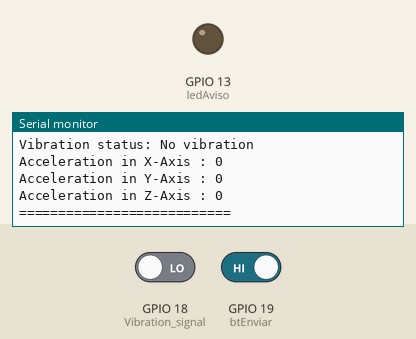
This sketch was run on a simulated ESP8266 (NodeMCU). On the bench: output pins drawn as LEDs (lit = HIGH), the last lines printed to the serial monitor. Wiring (inferred from the names in the program): MMA8452 accelerometer at I2C address 0x1C. The inputs (shaded band) are chosen by the test bench; at power-on: GPIO 18 (Vibration_signal) LOW, GPIO 19 (btEnviar) HIGH. WiFi joins after 1.5 s; servers stay silent unless stated; uploads are accepted with an empty reply.

Above: at 3.1 s.
3.2 s: GPIO 18 (Vibration_signal) driven HIGH
At 5.3 s:
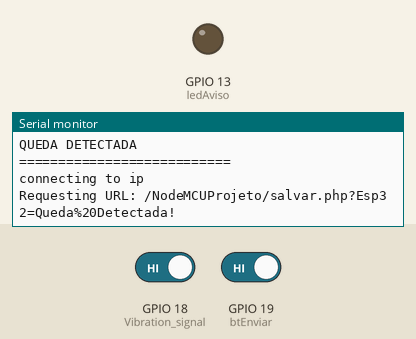
5.4 s: GPIO 18 (Vibration_signal) driven LOW and GPIO 19 (btEnviar) driven LOW
At 13.8 s:
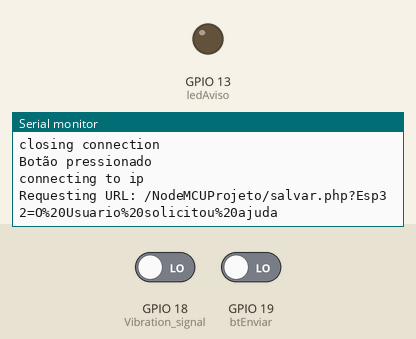

Measured:
- after the input at 3.2 s, the serial monitor: prints a new line after 0.24 s (image 1)
- after the input at 5.4 s, the serial monitor: prints a new line after 6.3 s (image 2)

The sketch:

Programacao_HealthBracelet.ino
```cpp
 #include <Wire.h>
#include <Arduino.h>
#if defined(ESP32)
  #include <WiFi.h>
#elif defined(ESP8266)
  #include <ESP8266WiFi.h>
#endif
#include <ESP_Mail_Client.h>

#define WIFI_SSID "rede"
#define WIFI_PASSWORD "senha"
const char* host = "ip"; //Mesma rede do esp e pc
#define SMTP_HOST "smtp.gmail.com"
#define SMTP_PORT 465

/* As credenciais de login */
#define AUTHOR_EMAIL "Email do Transmissor"
#define AUTHOR_PASSWORD "Senha"

/* Email do destinatário */
#define RECIPIENT_EMAIL "Email do Receptor"

/* O objeto de sessão SMTP usado para envio de e-mail */
SMTPSession smtp;

/* Função de retorno de chamada para obter o status de envio de e-mail */
void smtpCallback(SMTP_Status status);

void EnviarEmail();
void EnviarQuedaBt();
void EnviarQuedaAuto();

int Vibration_signal = 18;
int Sensor_State = 1;

// MMA8452Q I2C o endereço é 0x1C(28)
#define Addr 0x1C
#define btEnviar 19 //BOTÃO ENVIAR EMAIL
int ledAviso = 13;
void setup()
{

  Serial.begin(115200);
  pinMode(Vibration_signal, INPUT);
  pinMode(btEnviar, INPUT_PULLUP);
  pinMode(ledAviso, OUTPUT);

  Serial.println();
  Serial.print("Connecting to AP");
  WiFi.begin(WIFI_SSID, WIFI_PASSWORD);
  while (WiFi.status() != WL_CONNECTED){
    Serial.print(".");
    delay(200);
  }
  Serial.println("");
  Serial.println("WiFi connected.");
  Serial.println("IP address: ");
  Serial.println(WiFi.localIP());
  Serial.println();


  /* Inicializar a comunicação I2C como MASTER */
  Wire.begin();


  // Iniciar a transmissão I2C
  Wire.beginTransmission(Addr);
  // Seleciona o registro de controle
  Wire.write(0x2A);
  // Modo de espera
  Wire.write((byte)0x00);
  // Parar a transmissão I2C
  Wire.endTransmission();

  // Iniciar a transmissão I2C
  Wire.beginTransmission(Addr);
  // Selecione o registro de controle
  Wire.write(0x2A);
  // Modo ativo
  Wire.write(0x01);
  // Parar a transmissão I2C
  Wire.endTransmission();

  // Iniciar a transmissão I2C
  Wire.beginTransmission(Addr);
  // Selecione o registro de controle
  Wire.write(0x0E);
  // Seta o alcance para +/- 2g
  Wire.write((byte)0x00);
  // Parar a transmissão I2C
  Wire.endTransmission();
  delay(300);
}

void loop()
{
  unsigned int data[7];

  // Solicite 7 bytes de dados
  Wire.requestFrom(Addr, 7);

  // Lê 7 bytes de dados
  // staus, xAccl lsb, xAccl msb, yAccl lsb, yAccl msb, zAccl lsb, zAccl msb
  if(Wire.available() == 7)
  {
    data[0] = Wire.read();
    data[1] = Wire.read();
    data[2] = Wire.read();
    data[3] = Wire.read();
    data[4] = Wire.read();
    data[5] = Wire.read();
    data[6] = Wire.read();
  }

  // Converte os dados para 12 bits
  int xAccl = ((data[1] * 256) + data[2]) / 16;
  if (xAccl > 2047)
  {
    xAccl -= 4096;
  }

  int yAccl = ((data[3] * 256) + data[4]) / 16;
  if (yAccl > 2047)
  {
    yAccl -= 4096;
  }

  int zAccl = ((data[5] * 256) + data[6]) / 16;
  if (zAccl > 2047)
  {
    zAccl -= 4096;
  }
  if ( digitalRead(btEnviar)==0){
    Serial.println("Botão pressionado");
    EnviarEmail();
    EnviarQuedaBt();
    delay(500);
  }

  Serial.println("===========================");
  Serial.print("Vibration status: ");
  Sensor_State = digitalRead(Vibration_signal);
  if (Sensor_State == 1) {
    Serial.println("Sensing vibration");
  }
  else {
    Serial.println("No vibration");
  }
  Serial.print("Acceleration in X-Axis : ");
  Serial.println(xAccl);
  Serial.print("Acceleration in Y-Axis : ");
  Serial.println(yAccl);
  Serial.print("Acceleration in Z-Axis : ");
  Serial.println(zAccl);
  Serial.println("===========================");
  delay(500);


   //DETECÇAO QUEDA
  if(xAccl >= 1800 && Sensor_State == 1 || yAccl >= 1800 && Sensor_State == 1){
    Serial.println("===========================");
    Serial.println("QUEDA DETECTADA");
    Serial.println("QUEDA DETECTADA");
    Serial.println("QUEDA DETECTADA");
    Serial.println("===========================");
    EnviarEmail();
    EnviarQuedaAuto();
    delay(500);
  }
  if(xAccl >= -1800 && Sensor_State == 1 || yAccl >= -1800 && Sensor_State == 1){
    Serial.println("===========================");
    Serial.println("QUEDA DETECTADA");
    Serial.println("QUEDA DETECTADA");
    Serial.println("QUEDA DETECTADA");
    Serial.println("===========================");
    EnviarEmail();
    EnviarQuedaAuto();
    delay(500);
  }

  }

  void EnviarEmail(){

  smtp.debug(1);

  /* Defina a função de retorno de chamada para obter os resultados de envio */
  smtp.callback(smtpCallback);

  /* Declarar os dados de configuração da sessão */
  ESP_Mail_Session session;

  /* Defina a configuração da sessão */
  session.server.host_name = SMTP_HOST;
  session.server.port = SMTP_PORT;
  session.login.email = AUTHOR_EMAIL;
  session.login.password = AUTHOR_PASSWORD;
  session.login.user_domain = "";

  /* Declare a classe da mensagem */
  SMTP_Message message;

  /* Defina os cabeçalhos das mensagens */
  message.sender.name = "ALERTA POSSIVEL QUEDA";
  message.sender.email = AUTHOR_EMAIL;
  message.subject = "Importante!";
  message.addRecipient("Senai", RECIPIENT_EMAIL);

  /* Manda mensagem HTML */
  String htmlMsg = "<div style=\"color:#2f4468;\"><h1>O USUARIO SOLICITA AJUDA</h1><p>- Sent from ESP board</p></div>";
  message.html.content = htmlMsg.c_str();
  message.html.content = htmlMsg.c_str();
  message.text.charSet = "us-ascii";
  message.html.transfer_encoding = Content_Transfer_Encoding::enc_7bit;

  /* Conecte-se ao servidor com a configuração da sessão */
  if (!smtp.connect(&session))
    return;

  /* Comece a enviar e-mail e feche a sessão */
  if (!MailClient.sendMail(&smtp, &message))
    Serial.println("Error sending Email, " + smtp.errorReason());
}
/* Função de retorno de chamada para obter o status de envio de e-mail */
void smtpCallback(SMTP_Status status){
  /* Print the current status */
  Serial.println(status.info());

  /* Imprima o resultado do envio */
  if (status.success()){
    Serial.println("----------------");
    ESP_MAIL_PRINTF("Message sent success: %d\n", status.completedCount());
    ESP_MAIL_PRINTF("Message sent failled: %d\n", status.failedCount());
    Serial.println("----------------\n");
    struct tm dt;

    for (size_t i = 0; i < smtp.sendingResult.size(); i++){
      /* Obtenha o item de resultado */
      SMTP_Result result = smtp.sendingResult.getItem(i);
      time_t ts = (time_t)result.timestamp;
      localtime_r(&ts, &dt);

      ESP_MAIL_PRINTF("Message No: %d\n", i + 1);
      ESP_MAIL_PRINTF("Status: %s\n", result.completed ? "success" : "failed");
      ESP_MAIL_PRINTF("Date/Time: %d/%d/%d %d:%d:%d\n", dt.tm_year + 1900, dt.tm_mon + 1, dt.tm_mday, dt.tm_hour, dt.tm_min, dt.tm_sec);
      ESP_MAIL_PRINTF("Recipient: %s\n", result.recipients);
      ESP_MAIL_PRINTF("Subject: %s\n", result.subject);
    }
    Serial.println("----------------\n");
  }
}
void EnviarQuedaBt(){
   Serial.print("connecting to ");
    Serial.println(host);

    // Use a classe WiFiClient para criar conexões TCP
    WiFiClient client;
    const int httpPort = 80;
    if (!client.connect(host, httpPort)) {
        Serial.println("connection failed");
        return;
    }

    // Agora criamos um URI para a solicitação
    String url = "/NodeMCUProjeto/salvar.php?";
      url += "Esp32=";
      url += "O%20Usuario%20solicitou%20ajuda";


    Serial.print("Requesting URL: ");
    Serial.println(url);

    // Isso irá enviar a solicitação para o servidor
    client.print(String("GET ") + url + " HTTP/1.1\r\n" +
                 "Host: " + host + "\r\n" +
                 "Connection: close\r\n\r\n");
    unsigned long timeout = millis();
    while (client.available() == 0) {
        if (millis() - timeout > 5000) {
            Serial.println(">>> Client Timeout !");
            client.stop();
            return;
        }
    }

    // Leia todas as linhas da resposta do servidor e imprima-as em Serial
    while(client.available()) {
        String line = client.readStringUntil('\r');


         if(line.indexOf("salvo_com_sucesso") != -1 ){
           Serial.println();
           Serial.println("Salvo com sucesso");
         } else if(line.indexOf("erro_ao_salvar") != -1 ){
           Serial.println();
           Serial.println("Erro ao salvar");
         }

    }

    Serial.println();
    Serial.println("closing connection");
    delay(10000);
  }
  void EnviarQuedaAuto(){
   Serial.print("connecting to ");
    Serial.println(host);


    WiFiClient client;
    const int httpPort = 80;
    if (!client.connect(host, httpPort)) {
        Serial.println("connection failed");
        return;
    }


    String url = "/NodeMCUProjeto/salvar.php?";
      url += "Esp32=";
      url += "Queda%20Detectada!";


    Serial.print("Requesting URL: ");
    Serial.println(url);


    client.print(String("GET ") + url + " HTTP/1.1\r\n" +
                 "Host: " + host + "\r\n" +
                 "Connection: close\r\n\r\n");
    unsigned long timeout = millis();
    while (client.available() == 0) {
        if (millis() - timeout > 5000) {
            Serial.println(">>> Client Timeout !");
            client.stop();
            return;
        }
    }


    while(client.available()) {
        String line = client.readStringUntil('\r');


         if(line.indexOf("salvo_com_sucesso") != -1 ){
           Serial.println();
           Serial.println("Salvo com sucesso");
         } else if(line.indexOf("erro_ao_salvar") != -1 ){
           Serial.println();
           Serial.println("Erro ao salvar");
         }

    }

    Serial.println();
    Serial.println("closing connection");
    delay(5000);
  }
```
